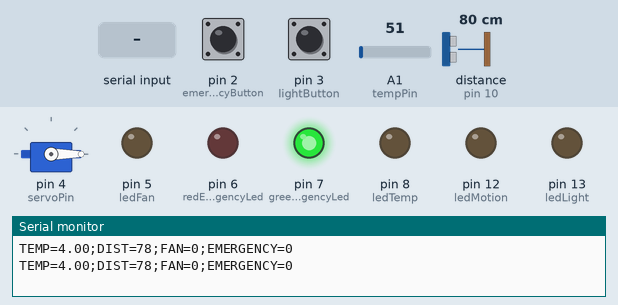
This sketch was run on a simulated Arduino Uno, built with avr-gcc and run on an emulated ATmega328P. On the bench: servo, output pins drawn as LEDs (lit = HIGH), the last lines printed to the serial monitor. Wiring (inferred from the names in the program): ultrasonic range finder: trigger pin 9; echo pin 10. The inputs (shaded band) are chosen by the test bench; at power-on: distance to the obstacle (sensor on pin 10) 80 cm, pin 2 (emergencyButton) HIGH, pin 3 (lightButton) HIGH, A1 (tempPin) = 51. The echo pulse lasts 58.3 µs per cm; pins used as bus, display or sensor lines are not drawn.

Above: at 1.2 s.
1.3 s: distance to the obstacle (sensor on pin 10) set to 12 cm
3.4 s: distance to the obstacle (sensor on pin 10) set to 9 cm
At 5.4 s:
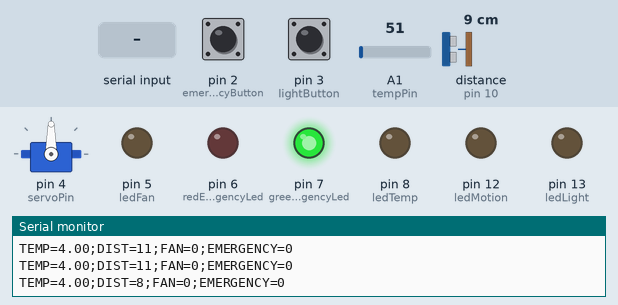
5.8 s: "MOTION\n" received over Serial
At 6.9 s:
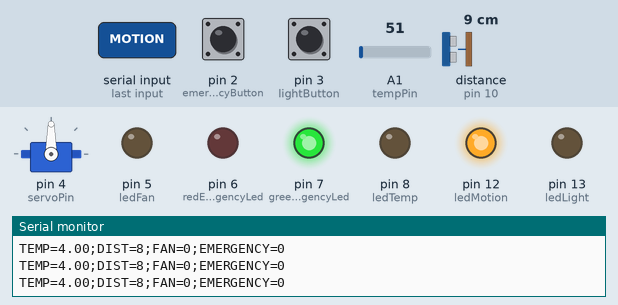
7.9 s: pin 2 (emergencyButton) pulled LOW for 1 s
At 9.8 s:
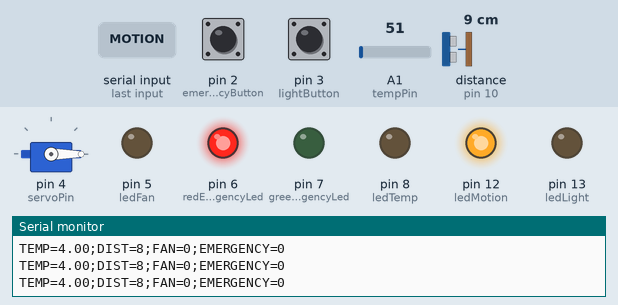
10.4 s: "EMERGENCY OFF\n" received over Serial
At 10.9 s:
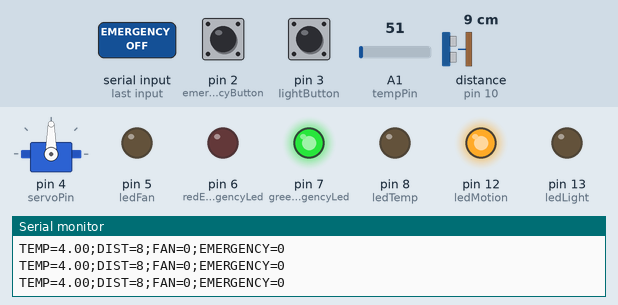
11.9 s: pin 3 (lightButton) pulled LOW for 1 s
At 13.4 s:
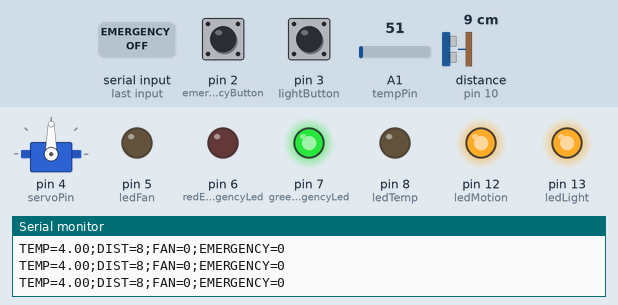
Timing chart, 0 to 18.3 s (numbered marks = the images above; inputs shaded):
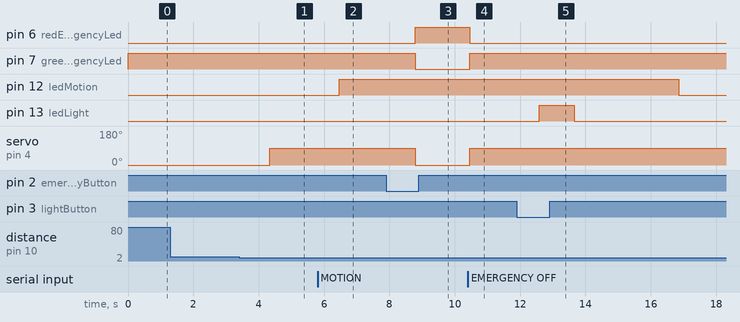

The sketch:

arduinKitCode.ino
```cpp
#include <Servo.h>

int ledLight = 13;
int ledMotion = 12;
int ledTemp = 8;
int ledFan = 5;

int emergencyButton = 2;
int lightButton = 3;

int redEmergencyLed = 6;
int greenEmergencyLed = 7;

int servoPin = 4;
int trigPin = 9;
int echoPin = 10;

int tempPin = A1;

Servo garageServo;

bool emergencyMode = false;
bool fanOn = false;

bool motionActive = false;
unsigned long motionStart = 0;

float stableTemperature = 0;

void setup() {
  pinMode(ledLight, OUTPUT);
  pinMode(ledMotion, OUTPUT);
  pinMode(ledTemp, OUTPUT);
  pinMode(ledFan, OUTPUT);

  pinMode(redEmergencyLed, OUTPUT);
  pinMode(greenEmergencyLed, OUTPUT);

  pinMode(emergencyButton, INPUT_PULLUP);
  pinMode(lightButton, INPUT_PULLUP);

  pinMode(trigPin, OUTPUT);
  pinMode(echoPin, INPUT);

  garageServo.attach(servoPin);
  garageServo.write(0);

  Serial.begin(9600);

  digitalWrite(greenEmergencyLed, HIGH);
  digitalWrite(redEmergencyLed, LOW);
}

float readStableTemperature() {
  long sum = 0;

  for (int i = 0; i < 30; i++) {
    sum += analogRead(tempPin);
    delay(2);
  }

  int avgReading = sum / 30;
  float newTemperature = map(avgReading, 0, 1023, 0, 100);

  if (abs(newTemperature - stableTemperature) > 1.5) {
    stableTemperature = newTemperature;
  }

  return stableTemperature;
}

void loop() {
  float temperature = readStableTemperature();

  if (Serial.available()) {
    String cmd = Serial.readStringUntil('\n');
    cmd.trim();

    if (cmd == "MOTION") {
      motionActive = true;
      motionStart = millis();
      digitalWrite(ledMotion, HIGH);
    }

    if (cmd == "EMERGENCY OFF") {
      emergencyMode = false;
    }
  }

  if (digitalRead(emergencyButton) == LOW) {
    emergencyMode = true;
    delay(200);
  }

  if (emergencyMode) {
    digitalWrite(greenEmergencyLed, LOW);
    digitalWrite(redEmergencyLed, HIGH);

    digitalWrite(ledLight, LOW);
    digitalWrite(ledTemp, LOW);
    digitalWrite(ledFan, LOW);

    garageServo.write(0);
    return;
  } else {
    digitalWrite(greenEmergencyLed, HIGH);
    digitalWrite(redEmergencyLed, LOW);
  }

  if (digitalRead(lightButton) == LOW) {
    digitalWrite(ledLight, HIGH);
  } else {
    digitalWrite(ledLight, LOW);
  }

  if (motionActive && millis() - motionStart >= 10000) {
    digitalWrite(ledMotion, LOW);
    motionActive = false;
  }

  digitalWrite(ledTemp, temperature > 50 ? HIGH : LOW);

  if (temperature > 30) fanOn = true;
  if (temperature < 24) fanOn = false;

  digitalWrite(ledFan, fanOn ? HIGH : LOW);

  digitalWrite(trigPin, LOW);
  delayMicroseconds(2);

  digitalWrite(trigPin, HIGH);
  delayMicroseconds(10);
  digitalWrite(trigPin, LOW);

  long duration = pulseIn(echoPin, HIGH, 30000);
  int distance = duration * 0.034 / 2;

  if (distance > 0 && distance < 10) {
    garageServo.write(90);
  } else {
    garageServo.write(0);
  }

  Serial.print("TEMP=");
  Serial.print(temperature);
  Serial.print(";DIST=");
  Serial.print(distance);
  Serial.print(";FAN=");
  Serial.print(fanOn ? 1 : 0);
  Serial.print(";EMERGENCY=");
  Serial.println(emergencyMode ? 1 : 0);

  delay(1000);
}
```

Measured:
- the behaviour switches between 11 and 10 cm on distance to the obstacle (sensor on pin 10) (found by bisection; images 0 and 1)
- after the input at 3.4 s, servo on pin 4 (servoPin): 0° → 90° after 0.94 s
- after the input at 5.8 s, pin 12 (ledMotion): LOW → HIGH after 0.67 s
- after the input at 7.9 s, pin 6 (redEmergencyLed): LOW → HIGH after 0.90 s; pin 7 (greenEmergencyLed): HIGH → LOW after 0.90 s; servo on pin 4 (servoPin): 90° → 0° after 0.90 s
- after the input at 10.4 s, pin 6 (redEmergencyLed): HIGH → LOW after 0.06 s; pin 7 (greenEmergencyLed): LOW → HIGH after 0.06 s; servo on pin 4 (servoPin): 0° → 90° after 0.06 s
- after the input at 11.9 s, pin 13 (ledLight): LOW → HIGH after 0.69 s, → LOW 1.1 s later
